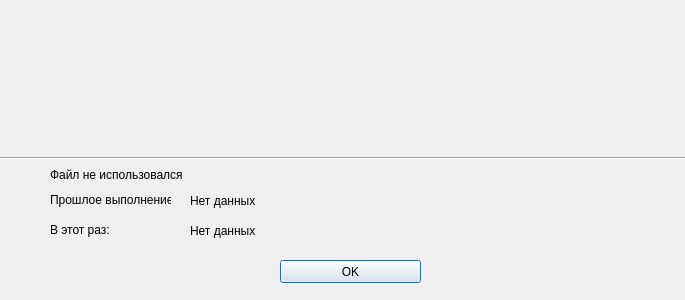
<?xml version="1.0" encoding="UTF-8"?>
<ui version="4.0">
 <class>finished</class>
 <widget class="QDialog" name="finished">
  <property name="geometry">
   <rect>
    <x>0</x>
    <y>0</y>
    <width>685</width>
    <height>300</height>
   </rect>
  </property>
  <property name="sizePolicy">
   <sizepolicy hsizetype="Preferred" vsizetype="Preferred">
    <horstretch>0</horstretch>
    <verstretch>0</verstretch>
   </sizepolicy>
  </property>
  <property name="minimumSize">
   <size>
    <width>685</width>
    <height>300</height>
   </size>
  </property>
  <property name="maximumSize">
   <size>
    <width>685</width>
    <height>300</height>
   </size>
  </property>
  <property name="windowTitle">
   <string>Операция завершена</string>
  </property>
  <widget class="QPushButton" name="pushButton">
   <property name="geometry">
    <rect>
     <x>280</x>
     <y>260</y>
     <width>141</width>
     <height>23</height>
    </rect>
   </property>
   <property name="text">
    <string>OK</string>
   </property>
  </widget>
  <widget class="QLabel" name="messagefinish">
   <property name="geometry">
    <rect>
     <x>70</x>
     <y>50</y>
     <width>311</width>
     <height>21</height>
    </rect>
   </property>
   <property name="font">
    <font>
     <pointsize>11</pointsize>
    </font>
   </property>
   <property name="text">
    <string/>
   </property>
  </widget>
  <widget class="QLabel" name="mario">
   <property name="geometry">
    <rect>
     <x>60</x>
     <y>90</y>
     <width>51</width>
     <height>61</height>
    </rect>
   </property>
   <property name="sizePolicy">
    <sizepolicy hsizetype="Preferred" vsizetype="Preferred">
     <horstretch>17</horstretch>
     <verstretch>0</verstretch>
    </sizepolicy>
   </property>
   <property name="font">
    <font>
     <pointsize>12</pointsize>
    </font>
   </property>
   <property name="text">
    <string/>
   </property>
   <property name="textFormat">
    <enum>Qt::RichText</enum>
   </property>
   <property name="pixmap">
    <pixmap>images/mariooknobg.png</pixmap>
   </property>
   <property name="scaledContents">
    <bool>true</bool>
   </property>
   <property name="indent">
    <number>-3</number>
   </property>
  </widget>
  <widget class="Line" name="line">
   <property name="geometry">
    <rect>
     <x>0</x>
     <y>150</y>
     <width>691</width>
     <height>16</height>
    </rect>
   </property>
   <property name="orientation">
    <enum>Qt::Horizontal</enum>
   </property>
  </widget>
  <widget class="QLabel" name="block">
   <property name="geometry">
    <rect>
     <x>0</x>
     <y>50</y>
     <width>171</width>
     <height>31</height>
    </rect>
   </property>
   <property name="text">
    <string/>
   </property>
   <property name="pixmap">
    <pixmap>images/block.png</pixmap>
   </property>
   <property name="scaledContents">
    <bool>true</bool>
   </property>
  </widget>
  <widget class="QLabel" name="filenamessag">
   <property name="geometry">
    <rect>
     <x>50</x>
     <y>159</y>
     <width>541</width>
     <height>31</height>
    </rect>
   </property>
   <property name="text">
    <string>Файл не использовался</string>
   </property>
  </widget>
  <widget class="QLabel" name="label">
   <property name="geometry">
    <rect>
     <x>50</x>
     <y>190</y>
     <width>121</width>
     <height>20</height>
    </rect>
   </property>
   <property name="text">
    <string>Прошлое выполнение:</string>
   </property>
  </widget>
  <widget class="QLabel" name="label_2">
   <property name="geometry">
    <rect>
     <x>50</x>
     <y>220</y>
     <width>121</width>
     <height>20</height>
    </rect>
   </property>
   <property name="text">
    <string>В этот раз:</string>
   </property>
  </widget>
  <widget class="QLabel" name="old_time">
   <property name="geometry">
    <rect>
     <x>190</x>
     <y>190</y>
     <width>101</width>
     <height>21</height>
    </rect>
   </property>
   <property name="text">
    <string>Нет данных</string>
   </property>
  </widget>
  <widget class="QLabel" name="new_time">
   <property name="geometry">
    <rect>
     <x>190</x>
     <y>220</y>
     <width>101</width>
     <height>21</height>
    </rect>
   </property>
   <property name="text">
    <string>Нет данных</string>
   </property>
  </widget>
 </widget>
 <resources/>
 <connections/>
</ui>
